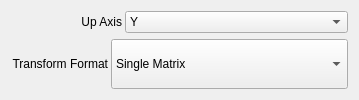
<?xml version="1.0" encoding="UTF-8"?>
<ui version="4.0">
 <class>UsdExportGeneralSettingsRollup</class>
 <widget class="QWidget" name="UsdExportGeneralSettingsRollup">
  <property name="windowTitle">
   <string>General Settings</string>
  </property>
  <layout class="QVBoxLayout" name="verticalLayout" stretch="0,0">
   <item>
    <layout class="QGridLayout" name="gridLayout">
     <property name="horizontalSpacing">
      <number>3</number>
     </property>
     <item row="0" column="0">
      <widget class="QLabel" name="UpAxisLabel">
       <property name="sizePolicy">
        <sizepolicy hsizetype="Preferred" vsizetype="Preferred">
         <horstretch>1</horstretch>
         <verstretch>0</verstretch>
        </sizepolicy>
       </property>
       <property name="toolTip">
        <string>Select the upward axis of orientation for your USD scene.</string>
       </property>
       <property name="text">
        <string>Up Axis</string>
       </property>
       <property name="alignment">
        <set>Qt::AlignRight|Qt::AlignTrailing|Qt::AlignVCenter</set>
       </property>
      </widget>
     </item>
     <item row="0" column="1">
      <widget class="QComboBox" name="UpAxisComboBox">
       <property name="sizePolicy">
        <sizepolicy hsizetype="Preferred" vsizetype="Fixed">
         <horstretch>2</horstretch>
         <verstretch>0</verstretch>
        </sizepolicy>
       </property>
       <item>
        <property name="text">
         <string>Y</string>
        </property>
       </item>
       <item>
        <property name="text">
         <string>Z</string>
        </property>
       </item>
      </widget>
     </item>
    </layout>
   </item>
   <item>
    <layout class="QGridLayout" name="TransformFormatGrid" columnstretch="0,0">
     <property name="horizontalSpacing">
      <number>3</number>
     </property>
     <item row="1" column="0">
      <widget class="QLabel" name="TransformFormatLabel">
       <property name="sizePolicy">
        <sizepolicy hsizetype="Preferred" vsizetype="Preferred">
         <horstretch>1</horstretch>
         <verstretch>0</verstretch>
        </sizepolicy>
       </property>
       <property name="layoutDirection">
        <enum>Qt::RightToLeft</enum>
       </property>
       <property name="text">
        <string>Transform Format</string>
       </property>
       <property name="alignment">
        <set>Qt::AlignRight|Qt::AlignTrailing|Qt::AlignVCenter</set>
       </property>
      </widget>
     </item>
     <item row="1" column="1">
      <widget class="QComboBox" name="TransformFormatComboBox">
       <property name="sizePolicy">
        <sizepolicy hsizetype="Preferred" vsizetype="Preferred">
         <horstretch>2</horstretch>
         <verstretch>0</verstretch>
        </sizepolicy>
       </property>
       <property name="currentIndex">
        <number>1</number>
       </property>
       <item>
        <property name="text">
         <string>Separate Translate, Rotate, and Scale</string>
        </property>
       </item>
       <item>
        <property name="text">
         <string>Single Matrix</string>
        </property>
       </item>
      </widget>
     </item>
    </layout>
   </item>
  </layout>
 </widget>
 <resources/>
 <connections/>
</ui>
